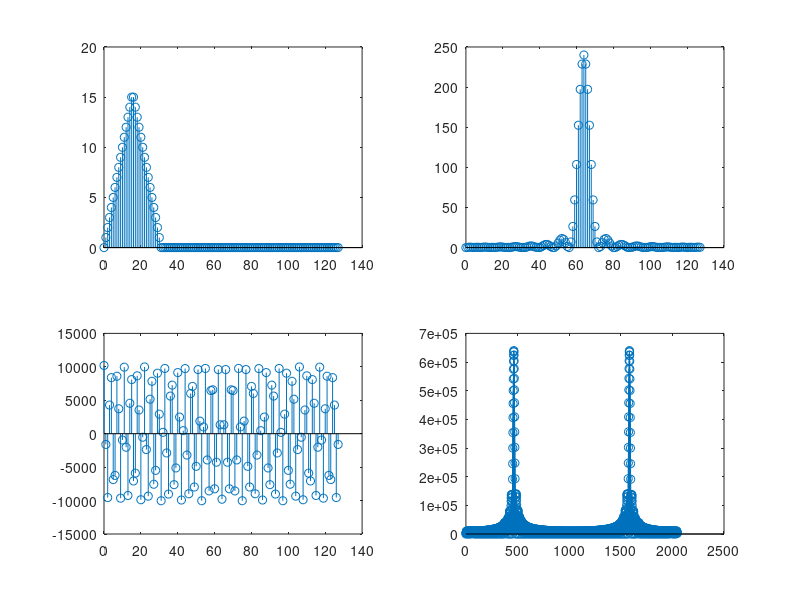

Write MATLAB code to recreate this figure.
n = 0 : 127
% x = n * ( h(n) - h(n-16)) + (31- n) * (h(n-16) - h(n-32)) 
hev1 = [ones(1, 128)]
hev2 = [zeros(1, 16) ones(1, 112)]
hev3 = [zeros(1, 32) ones(1, 96)]

x = n .* (hev1 - hev2) + (31 - n) .* ( hev2 - hev3)
subplot(2, 2, 1), stem (n, x)

X =fftshift( fft(x))
subplot(2, 2, 2), stem (n, abs(X))

% pod b
x1 = 10000*cos(2*pi*35/128*n) + 100 * cos( 2 * pi * 40 /128 * n) + 100 * cos(2 * pi *60 /128 * n)
subplot(2, 2, 3), stem (n, x1)

X1 = fftshift(fft(x1, 2048))
subplot(2, 2, 4), stem (0 : length(X1) - 1, abs(X1))
